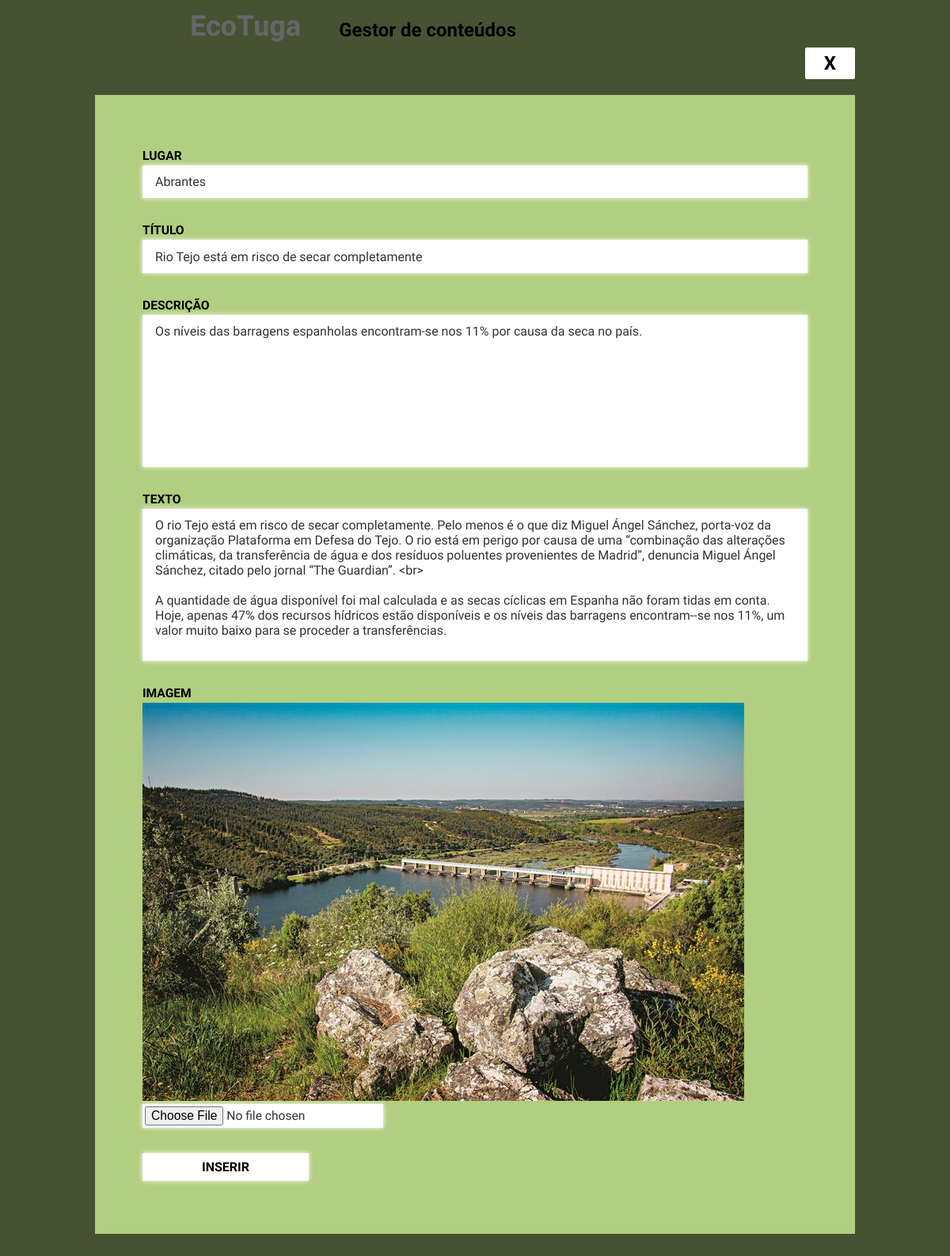
Screenshot of /admin/centro_editar.php?id=2 with the database file from the repository.
### tables this page shows
CREATE TABLE IF NOT EXISTS `centro` (
  `id` int(11) NOT NULL AUTO_INCREMENT,
  `lugar` text NOT NULL,
  `titulo` text NOT NULL,
  `descricao` text NOT NULL,
  `texto` text NOT NULL,
  `imagem` text NOT NULL,
  `outro` text NOT NULL,
  PRIMARY KEY (`id`)
);

### admin/centro_editar.php (the view, shortened to what this page needs)
<?php
    $ligacao = mysqli_connect('localhost','root','','ecotuga_dados');
    mysqli_set_charset($ligacao,'utf8');
    $id = $_GET['id'];
    $consulta = mysqli_query($ligacao , "SELECT * FROM centro WHERE id = $id");
    $centro = mysqli_fetch_assoc($consulta);
?>
<!DOCTYPE html>
<html>
<head>
    <link rel="stylesheet" type="text/css" href="css/style.css" >
</head>
<body>
  <header id="top">
        <nav id="menu">
              <div class="contentor">
              <a href="index.php"><h1 class="left" id="logo">EcoTuga</h1></a>
              <h2 class="left" id="logo">Gestor de conteúdos</h2>
              </div>
        </nav>
  </header>
        <div class="janela_editar">
          <a href="centro.php" class="fechar_janela right">X</a>
          <div class="item-insert">
            <form  enctype="multipart/form-data" action="" method="post">
                <label>Lugar</label>
                <input type="text" name="lugar" value="<?php echo $centro['lugar']; ?>"/>
                <label>Título</label>
                <input type="text" name="titulo" value="<?php echo $centro['titulo']; ?>"/>
                <label>Descrição</label>
                <textarea name="descricao"><?php echo $centro['descricao']; ?></textarea>
                <label>Texto</label>
                <textarea name="texto"><?php echo $centro['texto']; ?></textarea>
                <label>Imagem</label>
                  <?php if($centro['imagem'] != ''){ ?>
                     <img src="../img/<?php echo $centro['imagem']; ?>" accept="image/*"/>
                  <?php } ?>
                <input type="file" name="imagem"/>
                <input type="submit" value="Inserir" class="submit_button"/>
            </form>
          </div>
        </div>
</body>
</html>

### admin/css/style.css (style rules this page uses)
* { box-sizing:border-box; }
body { margin:0; font-family: 'Exo', sans-serif; background-color:#B2CE80; }
a { text-decoration:none;color:inherit; }
h1 { margin:0; }
.left { float: left; }
.right { float: right; }
.contentor { width: 60%; margin: 0 auto; }
#top { position: fixed; display: block; z-index: 10; top: 0; }
#menu { background-color: #B2CE80; position: fixed; display: block; width: 100%; }
#menu h1 { margin: 1vw 0 1vw 0; font-size: 3vw; color:#FFF; }
#menu h2 { margin:1em 1em 1em 2em; color: #000; }
.contentor { max-width:80%; margin:0 auto; }
.fechar_janela { font-weight: bold; font-size: 2vw; background-color: #FFF; padding: 0.5vw 2vw; margin-right: 10%; margin-top: 5%; border-radius: 5%; cursor:pointer; }
.item-insert { width: 80%; margin:0 auto; margin-top: 10%; background-color: #B2CE80; padding:5%; box-sizing:border-box; height: 70%; overflow-y: scroll; }
label { display:block; margin:0.5em 0 0.2em 0; font-weight:bold; text-transform: uppercase; font-size: 1.3vw; }
input,textarea { display:block; border:none; box-shadow:0 0 0.5vw #ffffff; width:100%; padding:0.7em 1em; margin:0 0 2em 0; font-size:1em; font-family:inherit; color:#333; background:#ffffff; }
textarea { height:12em;font-family:inherit; resize: none; }
input.submit_button { display:inline-block; color: #000; cursor:pointer; text-transform: uppercase; padding:0.5em 1em 0.5em 1em ; cursor: pointer; font-weight: bold; width: 25%; }
input[type="file"] { width:auto; padding:0.2em; font-size: 1.3vw; }
.janela_editar { position:fixed; background-color: rgba(0, 0, 0, 0.6); left: 0; top: 0; width: 100%; height: 100%; z-index: 10; }

### rows the page displays
centro: lugar "Abrantes", titulo "Rio Tejo está em risco de secar completamente", descricao "Os níveis das barragens espanholas encontram-se nos 11% por causa da seca no país.", texto "O rio Tejo está em risco de secar completamente. Pelo menos é o que diz Miguel Ángel Sánchez, porta-voz da organização Plataforma em Defesa do Tejo. O rio está em perigo por causa de uma “combinação das alterações climáticas, da transferência de água e dos resíduos poluentes provenientes de Madrid”, denuncia Miguel Ángel Sánchez, citado pelo jornal “The Guardian”. <br> A quantidade de água disponível foi mal calculada e as secas cíclicas em Espanha não foram tidas em conta. Hoje, apenas 47% dos recursos hídricos estão disponíveis e os níveis das barragens encontram--se nos 11%, um valor muito baixo para se proceder a transferências.", imagem (picture)
